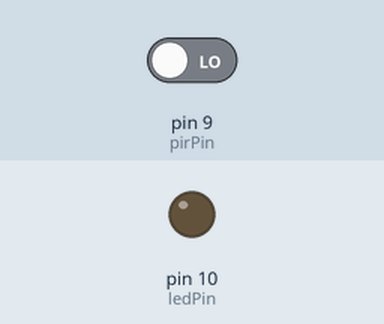
Recording of a sketch running on a simulated Arduino Uno, built with avr-gcc and run on an emulated ATmega328P. On the bench: output pins drawn as LEDs (lit = HIGH). The test bench sets the inputs (shaded band); at power-on: pin 9 (pirPin) LOW.

Above: at 1.2 s.
1.3 s: pin 9 (pirPin) driven HIGH
At 2.1 s:
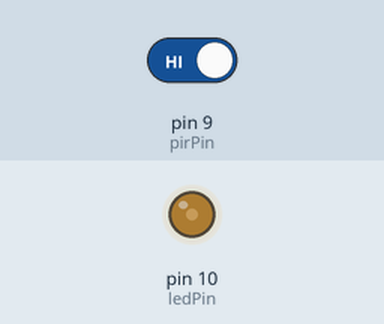
2.8 s: pin 9 (pirPin) driven LOW
At 3.2 s:
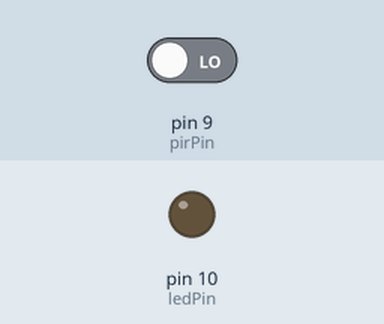
Timing chart, 0 to 5.8 s (numbered marks = the images above; inputs shaded):
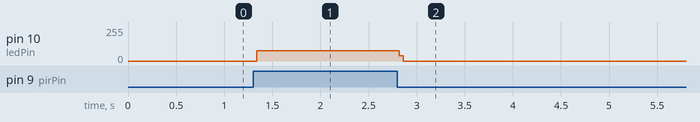

Measured:
- after the input at 1.3 s, pin 10 (ledPin): 0/255 → 78/255 at once
- after the input at 2.8 s, pin 10 (ledPin): 78/255 → 0/255 at once

The sketch:

BEEEPROJECT.ino
```cpp
int ledPin=10;
int pirPin=9;
int val=0;
void setup()
{
 pinMode(ledPin,OUTPUT);
 pinMode(pirPin,INPUT);
}
void loop()
{
   val=digitalRead(pirPin);
   digitalWrite(ledPin,val);
   if(val==1)
   {
    digitalWrite(ledPin,LOW);
   }
}
```
